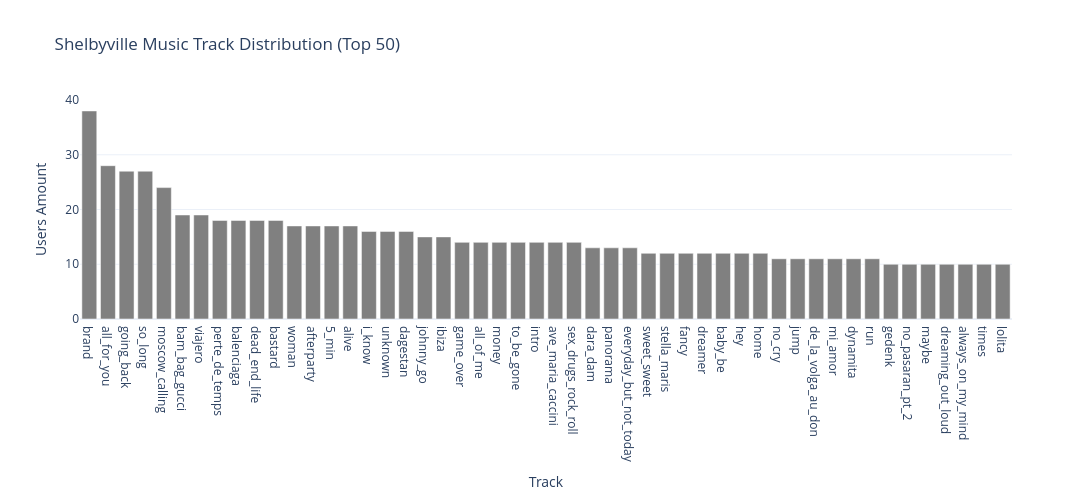

Notebook code cell kept with this figure:
### Code cell
plot_vertical_bar_plotpx(df_shelbyville_city_track.head(50), x='track', y='users', title='Shelbyville Music Track Distribution (Top 50)', xlabel='Track', ylabel='Users Amount', sort=False)

### Figure 1 — Plotly figure (JSON) as saved in the notebook; plotly's stock layout.template omitted (floating-point values rounded to 4 significant figures)
{"data": [{"hovertemplate": "track=%{x}<br>users=%{y}<extra></extra>", "legendgroup": "", "marker": {"color": "grey", "pattern": {"shape": ""}}, "name": "", "orientation": "v", "showlegend": false, "textposition": "auto", "type": "bar", "x": ["brand", "all_for_you", "going_back", "so_long", "moscow_calling", "bam_bag_gucci", "viajero", "perte_de_temps", "balenciaga", "dead_end_life", "bastard", "woman", "afterparty", "5_min", "alive", "i_know", "unknown", "dagestan", "johnny_go", "ibiza", "game_over", "all_of_me", "money", "to_be_gone", "intro", "ave_maria_caccini", "sex_drugs_rock_roll", "dara_dam", "panorama", "everyday_but_not_today", "sweet_sweet", "stella_maris", "fancy", "dreamer", "baby_be", "hey", "home", "no_cry", "jump", "de_la_volga_au_don", "mi_amor", "dynamita", "run", "gedenk", "no_pasaran_pt_2", "maybe", "dreaming_out_loud", "always_on_my_mind", "times", "lolita"], "xaxis": "x", "y": [38, 28, 27, 27, 24, 19, 19, 18, 18, 18, 18, 17, 17, 17, 17, 16, 16, 16, 15, 15, 14, 14, 14, 14, 14, 14, 14, 13, 13, 13, 12, 12, 12, 12, 12, 12, 12, 11, 11, 11, 11, 11, 11, 10, 10, 10, 10, 10, 10, 10], "yaxis": "y"}], "layout": {"barmode": "relative", "height": 500, "legend": {"tracegroupgap": 0}, "title": {"text": "Shelbyville Music Track Distribution (Top 50)"}, "width": 1200, "xaxis": {"anchor": "y", "domain": [0, 1], "title": {"text": "Track"}}, "yaxis": {"anchor": "x", "domain": [0, 1], "title": {"text": "Users Amount"}}}}
